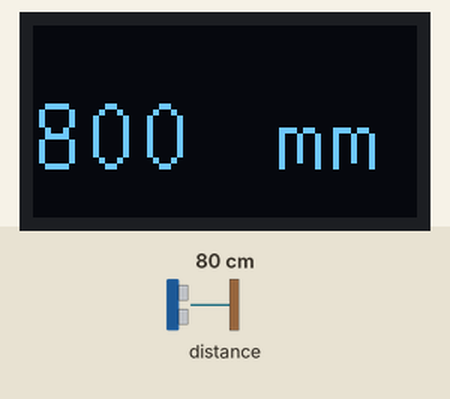
Simulated run of this sketch. Board: Arduino Uno, built with avr-gcc and run on an emulated ATmega328P. Parts: 64×32 one-colour display. The test bench sets the inputs (shaded band); at power-on: distance to the obstacle 80 cm. What the sketch prints to the serial monitor is not drawn.

Above: at 1.2 s.
1.3 s: distance to the obstacle set to 2 cm
At 1.9 s:
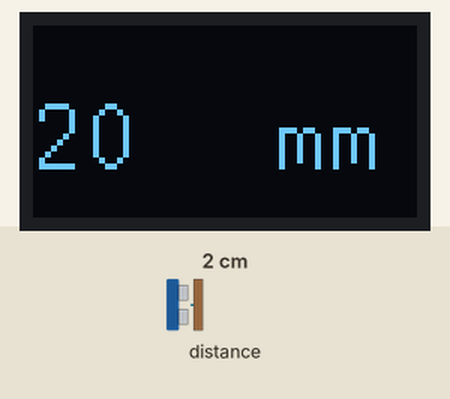
2.8 s: distance to the obstacle set to 4 cm
At 3.7 s:
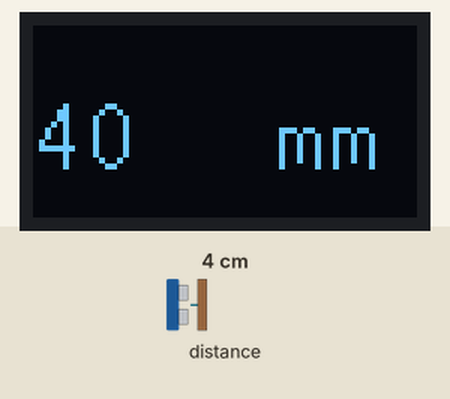
4.3 s: distance to the obstacle set to 9 cm
At 5.4 s:
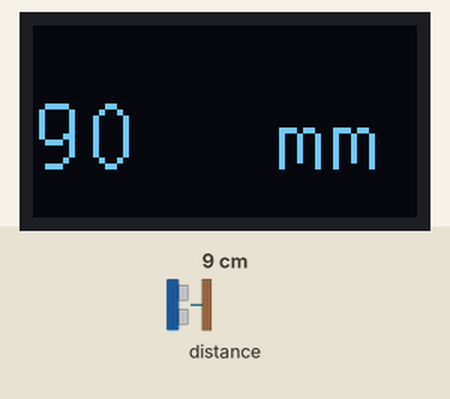
Timing chart, 0 to 7.3 s (numbered marks = the images above; inputs shaded):
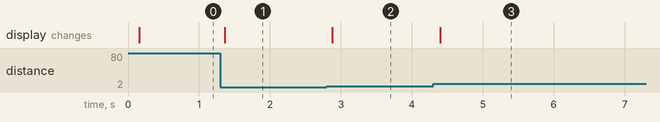

Measured:
- after the input at 1.3 s, the display: changes after 0.07 s (image 1)
- after the input at 2.8 s, the display: changes after 0.08 s (image 2)
- after the input at 4.3 s, the display: changes after 0.10 s (image 3)

The sketch:

distance-sensor-VL53L0x-OLED-RP2040.ino
```cpp
#include <Arduino.h>
#include <U8g2lib.h>
#include <Wire.h>
#include <VL53L0X.h>

VL53L0X sensor;

U8G2_SSD1306_64X32_1F_F_HW_I2C u8g2(U8G2_R0, /* reset=*/ U8X8_PIN_NONE); // Configure our 64x32 pixels display

int distancemm; // varible for the distance from the VL53L0x sensor
long oldtime; // variable for keeping track of time

void setup() {
  u8g2.begin();

  Serial.begin(115200);

  sensor.setTimeout(500);
  if (!sensor.init())
  {
    Serial.println("Failed to detect and initialize sensor!");
    while (1) {}
  }

  // Start continuous back-to-back mode (take readings as
  // fast as possible).  To use continuous timed mode
  // instead, provide a desired inter-measurement period in
  // ms (e.g. sensor.startContinuous(100)).
  sensor.startContinuous(50);

}

// fonts https://github.com/olikraus/u8g2/wiki/fntlistall#4-pixel-height (I have picked two of them for this article)

void loop()
{

  if(millis() - oldtime > 100){ // Only does anything every 100ms
    oldtime= millis();

    distancemm= sensor.readRangeContinuousMillimeters();
    Serial.println(distancemm);

    u8g2.clearBuffer();          // clear the internal memory
    u8g2.setCursor(0, 24);
    u8g2.setFont(u8g2_font_t0_17_tn);  // choose a suitable font
    u8g2.print(distancemm);
    u8g2.setCursor(40, 24);
    u8g2.setFont(u8g2_font_9x18_mf);
    u8g2.print("mm");
    u8g2.sendBuffer();          // transfer internal memory to the display
  }

}
```
